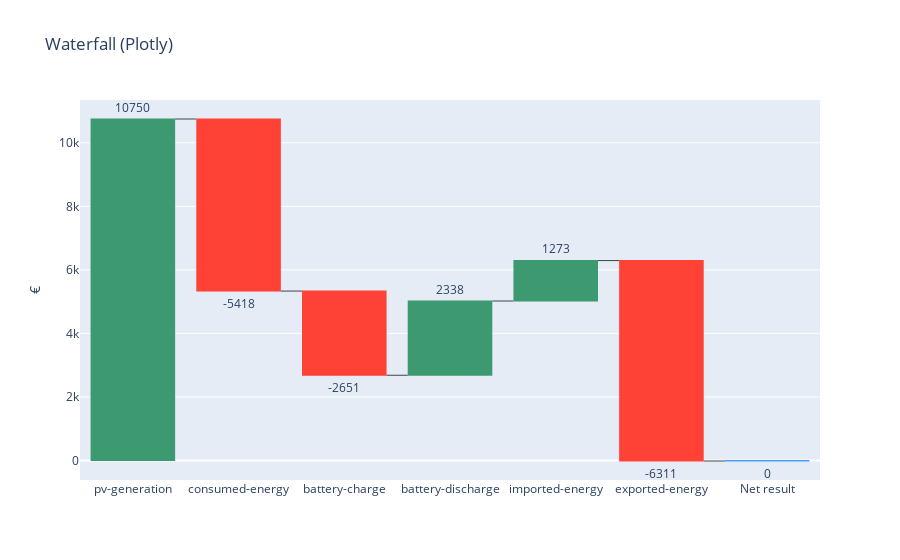

This figure's notebook cell:
### Code cell
import plotly.graph_objects as go

# 1) Labels & Werte flach machen
labels = list(values_overall.index) + ["Net result"]        # -> 7 Labels (6 + total)
y      = values_overall.astype(float).tolist() + [0.0]      # -> 7 Werte (letzter 0 für total)

# 2) measure genau so lang wie x/y
measure = ["relative"] * len(values_overall) + ["total"]    # -> 7 Einträge



# 3) (Optional) Text für die Anzeige
text = [f"{v:+.0f}" for v in values_overall] + [""]         # letzte (total) berechnet Plotly

# # 4) NaNs vermeiden (falls vorhanden)
# y = [0.0 if (isinstance(v, float) and np.isnan(v)) else v for v in y]


fig = go.Figure(go.Waterfall(
    name="Profit Bridge",
    orientation="v",
    measure=["relative", "relative", "relative", "relative", "relative", "relative", "total"],
    x=labels,
    y=y,
    text=[str(v) for v in y],            # show the values as strings
    textposition="outside",
    texttemplate="%{y:.0f}",
    connector={"line":{"width":1}}
))
fig.update_layout(title="Waterfall (Plotly)", yaxis_title="€")
fig.show()

### Figure 1 — Plotly figure (JSON) as saved in the notebook; plotly's stock layout.template omitted (floating-point values rounded to 4 significant figures)
{"data": [{"connector": {"line": {"width": 1}}, "measure": ["relative", "relative", "relative", "relative", "relative", "relative", "total"], "name": "Profit Bridge", "orientation": "v", "text": ["10749.8", "-5418.0", "-2650.75", "2337.8999999999996", "1273.25", "-6311.1", "0.0"], "textposition": "outside", "texttemplate": "%{y:.0f}", "type": "waterfall", "x": ["pv-generation", "consumed-energy", "battery-charge", "battery-discharge", "imported-energy", "exported-energy", "Net result"], "y": [10750.0, -5418, -2651.0, 2338.0, 1273.0, -6311.0, 0]}], "layout": {"title": {"text": "Waterfall (Plotly)"}, "yaxis": {"title": {"text": "€"}}}}
